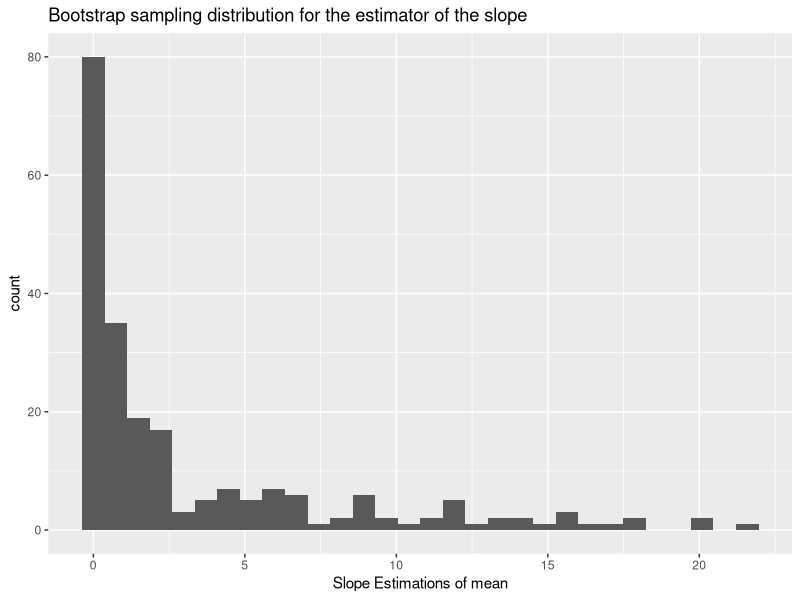

Recreate this plot in R. (Note: this script raises an error after producing the figure.)

library(broom)
library(MASS)
library(readr)   # for read_csv
library(dplyr)   # for sample_n
#library(cowplot)
library(tidyverse)

dataset<-read_csv('combined_summarized_data.csv')
head(dataset)

kits_trees<-read.csv("kitsilano_trees_updated.csv", sep = ",", stringsAsFactors = FALSE)
rc_trees<-read.csv("renfrewcollingwood_trees_updated.csv", sep = ",", stringsAsFactors = FALSE)


#trees <- read.csv("public-trees.csv", sep = ",", stringsAsFactors = FALSE)
kits_trees <- kits_trees %>%
  rename(tree_id = TREE_ID)
rc_trees <- rc_trees %>%
  rename(tree_id = TREE_ID)

joined_df <- inner_join(dataset, kits_trees, by = "tree_id")

joined_df2 <- inner_join(dataset, rc_trees, by = "tree_id")

final_data<-rbind(joined_df,joined_df2)

cleaned_data<-final_data%>%
  group_by(GENUS_NAME,Road, neighbourhood_name)%>%
  summarise(mean_bryo=mean(mean_bryo_cover,na.rm = TRUE))

lm_boot <- slice_sample(cleaned_data, n = 16, replace = TRUE)
head(lm_boot)

slope_sampling_dist_boot <-
  ggplot(final_data, aes(x = mean_bryo_cover)) +
  geom_histogram() +
  xlab("Slope Estimations of mean") +
  ggtitle("Bootstrap sampling distribution for the estimator of the slope")

slope_sampling_dist_boot

mlr<-lm(mean_bryo~GENUS_NAME+Road+neighbourhood_name,lm_boot) %>%
  tidy()

lm_boot2<-lm_boot%>%
  mutate(mean_bryo=round(mean_bryo))

poisson_model<- glm.nb(mean_bryo_cover ~ neighbourhood_name+GENUS_NAME+ Road,
                      data = final_data,
                      family = poisson) %>%
  tidy(conf.int=TRUE)
poisson_model


neg_bin<-glm.nb(mean_bryo_cover ~ neighbourhood_name+GENUS_NAME+ Road,
                       data = final_data) %>%
  tidy(conf.int=TRUE)

neg_bin

library(MASS)

# Fit Negative Binomial model
NegBinom_Mod <- MASS::glm.nb(mean_bryo_cover ~ neighbourhood_name+GENUS_NAME+ Road,
                             data = final_data)

# Model summary
summary(NegBinom_Mod)

write.csv(final_data, 'final_data.csv')
